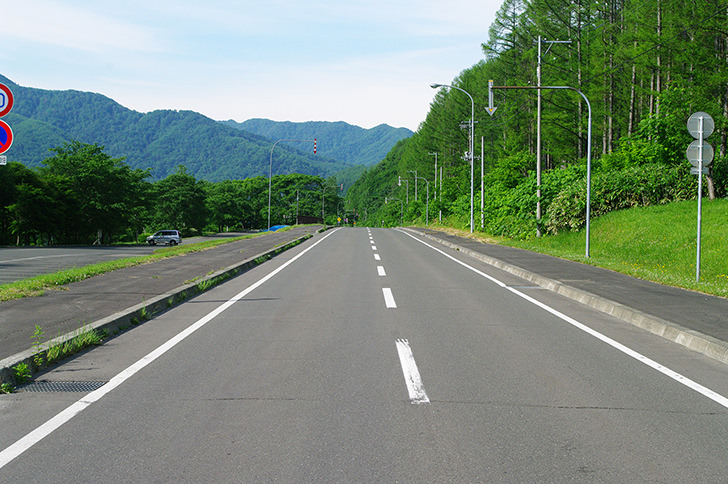
//> input picture Binarize/image.jpg, 728 x 484 px
$ ./main   (built with g++ and OpenCV 4)
//> lines starting //> are read from the running program, lines starting //| are printed output that depends on the picture; after the words box and inside, x2 and y2 are one past the last pixel; in counts of white or black regions, pixels touching at a corner belong together
#include <opencv2/core.hpp>
#include <opencv2/highgui.hpp>
#include <iostream>
#include <vector>

void BGR2GRAY(const unsigned char *bgr, unsigned char *gray, int width, int height)
{
    for (int y = 0; y < height; y++)
    {
        for (int x = 0; x < width; x++)
        {
            int index = (y * width + x) * 3;
            float gray_value = 0.2126f * bgr[index + 2] + 0.7152f * bgr[index + 1] + 0.0722f * bgr[index];
            gray[y * width + x] = static_cast<unsigned char>(gray_value);
        }
    }
}

void Binarize(const unsigned char *gray, unsigned char *binary, int width, int height, int th)
{
    for (int y = 0; y < height; y++)
    {
        for (int x = 0; x < width; x++)
        {
            binary[y * width + x] = (gray[y * width + x] > th) ? 255 : 0;
        }
    }
}

int main()
{
    cv::Mat img = cv::imread("../image.jpg", cv::IMREAD_COLOR);
//> img is the input picture: 484 rows x 728 cols, CV_8UC3; mean B, G, R 121.4, 137.6, 121.6
    if (img.empty())
    {
        std::cerr << "Error loading image" << std::endl;
        return -1;
    }
    int width = img.cols;
//> width = 728
    int height = img.rows;
//> height = 484

    // Allocate memory for brg,gray,binary image data
    std::vector<unsigned char> bgr(img.total() * img.channels());
    std::vector<unsigned char> gray(img.total());
    std::vector<unsigned char> binary(img.total());

    // Copy BGR data
    std::memcpy(bgr.data(), img.data, bgr.size());
//> bgr = 1057056 items

    // Convert BGR to Gray
    BGR2GRAY(bgr.data(), gray.data(), width, height);
//> gray = 352352 items

    // Binarize the grayscale image
    Binarize(gray.data(), binary.data(), width, height, 128);
//> binary = 352352 items

    cv::Mat binary_img(height, width, CV_8UC1, binary.data());
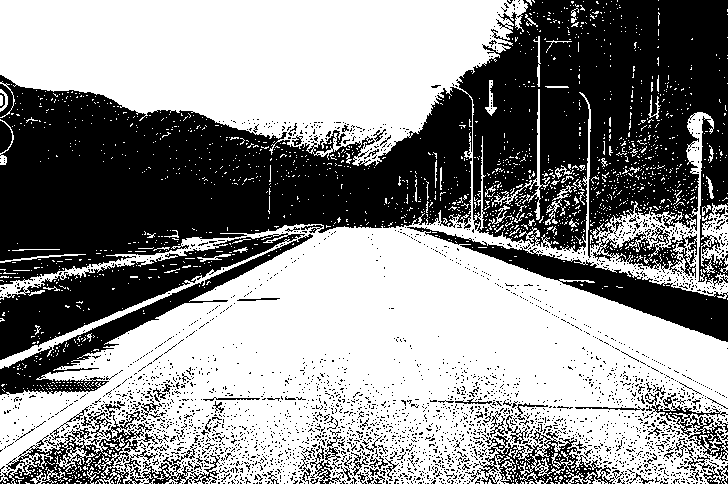
//> binary_img: 484 rows x 728 cols, CV_8UC1; 56% white; 2996 black regions (2908 under 20 px), largest, box (x1, y1, x2, y2) and area: (0, 0, 728, 286) 108870, (0, 233, 305, 360) 10704, (407, 227, 728, 342) 7372
    cv::imshow("Binary Image", binary_img);
    cv::waitKey(0);
    cv::destroyAllWindows();

    return 0;
}
